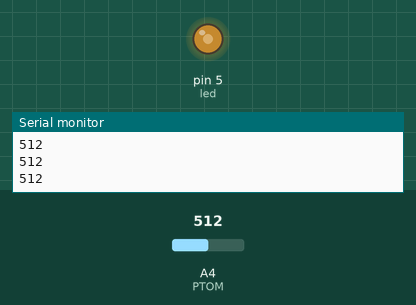
A sketch run on a simulated Arduino Uno, built with avr-gcc and run on an emulated ATmega328P. On the bench: output pins drawn as LEDs (lit = HIGH), the last lines printed to the serial monitor. Inputs (shaded band) come from the test bench; at power-on: A4 (PTOM) = 512.

Above: at 1.2 s.
1.3 s: A4 (PTOM) set to 716
At 2.5 s:
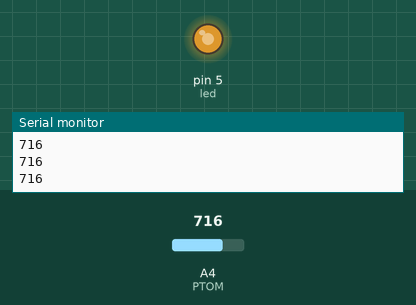
2.8 s: A4 (PTOM) set to 900
At 3.7 s:
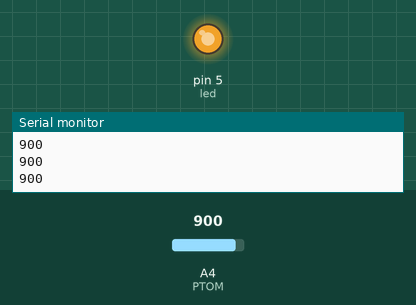
4.3 s: A4 (PTOM) set to 122
At 4.8 s:
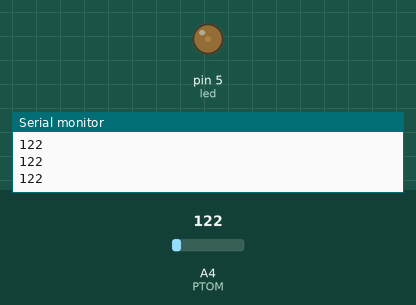
5.8 s: A4 (PTOM) set to 0
At 7.0 s:
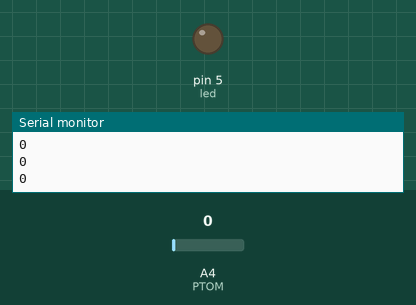
7.3 s: A4 (PTOM) set to 511
At 8.3 s:
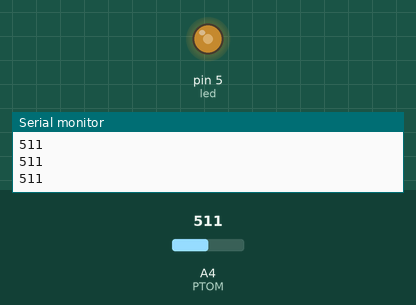
Timing chart, 0 to 9.8 s (numbered marks = the images above; inputs shaded):
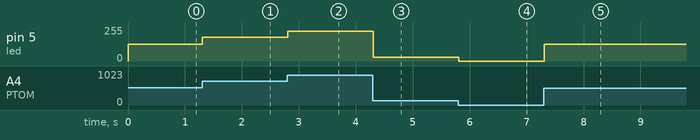

The sketch:

led_brightenss_control_by_ptom.ino
```cpp
#define PTOM A4
#define led 5

void setup() {
  pinMode(led, OUTPUT);
  Serial.begin(9600);
}

void loop() {
  int ptomValue = analogRead(PTOM);
  Serial.println(ptomValue);
  int brightnessLVL = map(ptomValue, 0, 1023, 0, 255);
  analogWrite(led, brightnessLVL);
}
```

Measured:
- after the input at 1.3 s, pin 5 (led): 127/255 → 178/255 at once
- after the input at 2.8 s, pin 5 (led): 178/255 → 224/255 at once
- after the input at 4.3 s, pin 5 (led): 224/255 → 30/255 at once
- after the input at 5.8 s, pin 5 (led): 30/255 → 0/255 at once
- after the input at 7.3 s, pin 5 (led): 0/255 → 127/255 at once
